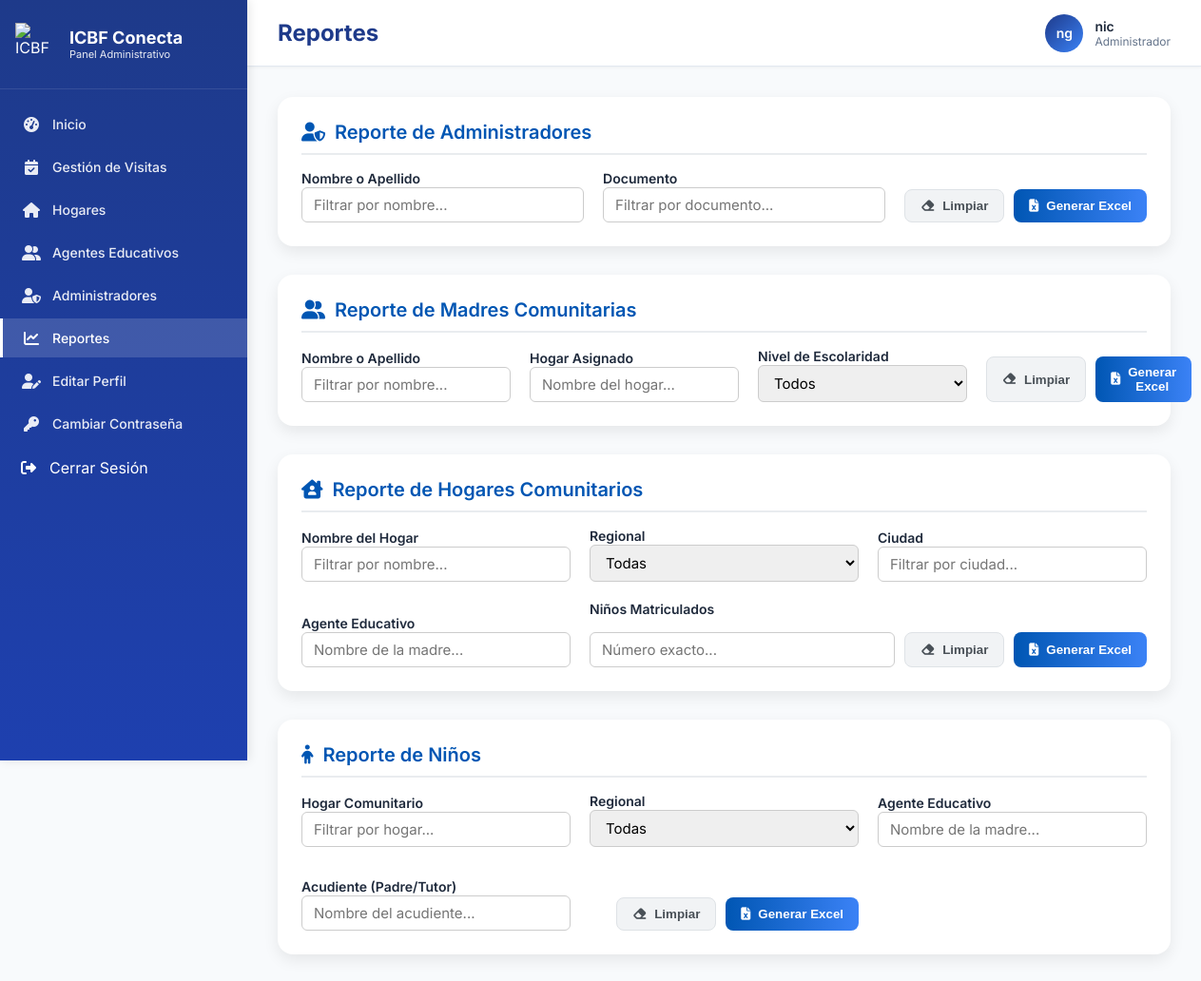
The app's page /dashboard/admin/reportes/ (signed in) with its own data.
### core/models.py (models this page shows, shortened)
class Usuario(AbstractUser):
    TIPO_DOCUMENTO_CHOICES = [
        ('CC', 'Cédula de ciudadanía'),
        ('TI', 'Tarjeta de identidad'),
        ('CE', 'Cédula de extranjería'),
        ('PA', 'Pasaporte'),
    ]
    SEXO_CHOICES = [
        ('M', 'Masculino'),
        ('F', 'Femenino'),
        ('O', 'Otro'),
    ]
    username = None
    tipo_documento = models.CharField(max_length=5, choices=TIPO_DOCUMENTO_CHOICES, default='CC')
    documento = models.BigIntegerField(unique=True)
    nombres = models.CharField(max_length=50)
    apellidos = models.CharField(max_length=50)
    correo = models.EmailField(max_length=100, unique=True)
    sexo = models.CharField(max_length=1, choices=SEXO_CHOICES, default='F')
    departamento_residencia = models.ForeignKey(Departamento, on_delete=models.SET_NULL, null=True, blank=True, related_name='residentes')
    ciudad_residencia = models.ForeignKey(Municipio, on_delete=models.SET_NULL, null=True, blank=True, related_name='residentes')
    localidad_bogota = models.ForeignKey(LocalidadBogota, on_delete=models.SET_NULL, null=True, blank=True, related_name='residentes',
                                         help_text='Solo aplica si vive en Bogotá D.C.')
    direccion = models.CharField(max_length=100, null=True, blank=True)
    barrio = models.CharField(max_length=100, null=True, blank=True)
    telefono = models.CharField(max_length=20, null=True, blank=True)
    nivel_educativo = models.CharField(max_length=50, null=True, blank=True)
    rol = models.ForeignKey(Rol, on_delete=models.PROTECT, null=True)
    foto_admin = models.ImageField(upload_to=admin_upload_path, null=True, blank=True)
    fecha_creacion = models.DateTimeField(auto_now_add=True)
    fecha_actualizacion = models.DateTimeField(auto_now=True)
    EMAIL_FIELD = 'correo'
    USERNAME_FIELD = 'documento'
    REQUIRED_FIELDS = ['nombres', 'apellidos', 'correo', 'tipo_documento']
    objects = CustomUserManager()
    class Meta:
        db_table = 'usuarios'

### core/views.py (the view)
# urls.py: path('dashboard/admin/reportes/', views.admin_reportes, name='admin_reportes'),
@login_required
@rol_requerido('administrador')
def admin_reportes(request):
    context = {
        'regionales_filtro': Regional.objects.all().order_by('nombre'),
        'escolaridad_choices': MadreComunitaria.NIVEL_ESCOLARIDAD_CHOICES
    }
    return render(request, 'admin/reportes.html', context)

### core/views.py (called while the page is built)
def rol_requerido(nombre_rol):
    def decorator(view_func):
        @wraps(view_func)
        def _wrapped_view(request, *args, **kwargs):
            if not request.user.is_authenticated or not hasattr(request.user, 'rol') or request.user.rol.nombre_rol != nombre_rol:
                messages.error(request, 'Acceso denegado. No tienes los permisos necesarios.')
                return redirect('home')  # Redirigir a una página de inicio o de error
            return view_func(request, *args, **kwargs)
        return _wrapped_view
    return decorator

### templates/admin/reportes.html (shortened to what this page needs)
{% load static %}
<!DOCTYPE html>
<head>
  <link rel="stylesheet" href="https://cdnjs.cloudflare.com/ajax/libs/font-awesome/6.5.0/css/all.min.css"/>
</head>
<body>
  <aside class="sidebar">
    <div class="sidebar-header">
      <a href="{% url 'home' %}" class="sidebar-logo">
        <img src="{% static 'img/logoSinFondo.png' %}" alt="ICBF">
        <div class="sidebar-logo-text">
          <h2>ICBF Conecta</h2>
          <p>Panel Administrativo</p>
        </div>
      </a>
    </div>
    <nav class="sidebar-nav">
      <div class="nav-item">
        <a href="{% url 'dashboard_admin' %}" class="nav-link">
          <i class="fas fa-tachometer-alt"></i>
          <span>Inicio</span>
        </a>
      </div>
      <div class="nav-item">
        <a href="{% url 'hogares_dashboard' %}" class="nav-link">
          <i class="fas fa-calendar-check"></i>
          <span>Gestión de Visitas</span>
        </a>
      </div>
      <div class="nav-item">
        <a href="{% url 'listar_hogares' %}" class="nav-link">
          <i class="fas fa-home"></i>
          <span>Hogares</span>
        </a>
      </div>
      <div class="nav-item">
        <a href="{% url 'listar_madres' %}" class="nav-link">
          <i class="fas fa-user-group"></i>
          <span>Agentes Educativos</span>
        </a>
      </div>
      <div class="nav-item">
        <a href="{% url 'listar_administradores' %}" class="nav-link">
          <i class="fas fa-user-shield"></i>
          <span>Administradores</span>
        </a>
      </div>
      <div class="nav-item">
        <a href="{% url 'admin_reportes' %}" class="nav-link active">
          <i class="fas fa-chart-line"></i>
          <span>Reportes</span>
        </a>
      </div>
      <div class="nav-item">
        <a href="{% url 'editar_perfil' %}" class="nav-link">
          <i class="fas fa-user-pen"></i>
          <span>Editar Perfil</span>
        </a>
      </div>
      <div class="nav-item">
        <a href="{% url 'cambiar_contrasena' %}" class="nav-link">
          <i class="fas fa-key"></i>
          <span>Cambiar Contraseña</span>
        </a>
      </div>
      <div class="nav-item">
        <form method="post" action="{% url 'logout' %}" style="margin: 0;">
          <button type="submit" class="nav-link" style="background: none; border: none; width: 100%; text-align: left; cursor: pointer; font: inherit; color: white; padding: 12px 20px; display: flex; align-items: center; gap: 12px; transition: all 0.2s;">
            <i class="fas fa-sign-out-alt"></i>
            <span>Cerrar Sesión</span>
          </button>
        </form>
      </div>
    </nav>
  </aside>
  <main class="main-content">
    <div class="topbar">
      <div class="topbar-left">
        <h1>Reportes</h1>
      </div>
      <div class="topbar-right">
        <div class="user-menu">
          <div class="user-avatar">
            {{ request.user.nombres.0 }}{{ request.user.apellidos.0 }}
          </div>
          <div>
            <div style="font-weight: 600; font-size: 14px;">{{ request.user.nombres }}</div>
            <div style="font-size: 12px; color: var(--text-light);">Administrador</div>
          </div>
        </div>
      </div>
    </div>
    <div class="content-wrapper">
    <div class="report-builder">
      <div class="report-section">
        <h3><i class="fa-solid fa-user-shield" style="margin-right: 10px;"></i>Reporte de Administradores</h3>
        <form action="{% url 'reporte_administradores_excel' %}" method="get">
          <div class="form-group">
            <label for="admin_nombre">Nombre o Apellido</label>
            <input type="text" name="nombre" id="admin_nombre" placeholder="Filtrar por nombre...">
          </div>
          <div class="form-group">
            <label for="admin_documento">Documento</label>
            <input type="text" name="documento" id="admin_documento" placeholder="Filtrar por documento...">
          </div>
          <div class="form-actions">
            <button type="reset" class="btn-limpiar"><i class="fa-solid fa-eraser"></i> Limpiar</button>
            <button type="submit" class="btn-reporte"><i class="fa-solid fa-file-excel"></i> Generar Excel</button>
          </div>
        </form>
      </div>
      <div class="report-section">
        <h3><i class="fa-solid fa-user-group" style="margin-right: 10px;"></i>Reporte de Madres Comunitarias</h3>
        <form action="{% url 'reporte_madres_excel' %}" method="get">
          <div class="form-group">
            <label for="madre_nombre">Nombre o Apellido</label>
            <input type="text" name="nombre" id="madre_nombre" placeholder="Filtrar por nombre...">
          </div>
          <div class="form-group">
            <label for="madre_hogar_asignado">Hogar Asignado</label>
            <input type="text" name="hogar_asignado" id="madre_hogar_asignado" placeholder="Nombre del hogar...">
          </div>
          <div class="form-group">
            <label for="madre_escolaridad">Nivel de Escolaridad</label>
            <select name="escolaridad" id="madre_escolaridad">
              <option value="">Todos</option>
            </select>
          </div>
          <div class="form-actions">
            <button type="reset" class="btn-limpiar"><i class="fa-solid fa-eraser"></i> Limpiar</button>
            <button type="submit" class="btn-reporte"><i class="fa-solid fa-file-excel"></i> Generar Excel</button>
          </div>
        </form>
      </div>
      <div class="report-section">
        <h3><i class="fa-solid fa-house-chimney-user" style="margin-right: 10px;"></i>Reporte de Hogares Comunitarios</h3>
        <form action="{% url 'reporte_hogares_excel' %}" method="get">
          <div class="form-group">
            <label for="hogar_nombre">Nombre del Hogar</label>
            <input type="text" name="nombre_hogar" id="hogar_nombre" placeholder="Filtrar por nombre...">
          </div>
          <div class="form-group">
            <label for="hogar_regional">Regional</label>
            <select name="regional" id="hogar_regional">
              <option value="">Todas</option>
            </select>
          </div>
          <div class="form-group">
            <label for="hogar_ciudad">Ciudad</label>
            <input type="text" name="ciudad" id="hogar_ciudad" placeholder="Filtrar por ciudad...">
          </div>
          <div class="form-group">
            <label for="hogar_madre_comunitaria">Agente Educativo</label>
            <input type="text" name="madre_comunitaria" id="hogar_madre_comunitaria" placeholder="Nombre de la madre...">
          </div>
          <div class="form-group form-group-span-2" style="display: flex; flex-direction: column; justify-content: flex-end; grid-column: span 2;">
            <label for="hogar_ninos_matriculados">Niños Matriculados</label>
            <div style="display: flex; gap: 10px;">
              <input type="number" name="ninos_matriculados" id="hogar_ninos_matriculados" placeholder="Número exacto..." style="flex: 1;">
              <button type="reset" class="btn-limpiar"><i class="fa-solid fa-eraser"></i> Limpiar</button>
              <button type="submit" class="btn-reporte"><i class="fa-solid fa-file-excel"></i> Generar Excel</button>
            </div>
          </div>
        </form>
      </div>
      <div class="report-section">
        <h3><i class="fa-solid fa-child" style="margin-right: 10px;"></i>Reporte de Niños</h3>
        <form action="{% url 'reporte_ninos_excel' %}" method="get">
          <div class="form-group">
            <label for="nino_hogar">Hogar Comunitario</label>
            <input type="text" name="hogar" id="nino_hogar" placeholder="Filtrar por hogar...">
          </div>
          <div class="form-group">
            <label for="nino_regional">Regional</label>
            <select name="regional" id="nino_regional">
              <option value="">Todas</option>
            </select>
          </div>
          <div class="form-group">
            <label for="nino_madre">Agente Educativo</label>
            <input type="text" name="madre" id="nino_madre" placeholder="Nombre de la madre...">
          </div>
          <div class="form-group">
            <label for="nino_padre">Acudiente (Padre/Tutor)</label>
            <input type="text" name="padre" id="nino_padre" placeholder="Nombre del acudiente...">
          </div>
          <div class="form-group" style="display: flex; flex-direction: column; justify-content: flex-end;">
            <div class="form-actions" style="grid-column: auto;">
              <button type="reset" class="btn-limpiar"><i class="fa-solid fa-eraser"></i> Limpiar</button>
              <button type="submit" class="btn-reporte"><i class="fa-solid fa-file-excel"></i> Generar Excel</button>
            </div>
          </div>
        </form>
      </div>
    </div>
    </div>
  </main>
</html>

### templates/admin/reportes.html (style rules this page uses)
* { box-sizing: border-box; margin: 0; padding: 0; }
body { font-family: "Inter", sans-serif; background-color: var(--light); color: var(--text); min-height: 100vh; }
.sidebar { position: fixed; top: 0; left: 0; width: var(--sidebar-width); height: 100vh; background: linear-gradient(180deg, var(--primary) 0%, #1e40af 100%); color: white; display: flex; flex-direction: column; z-index: 1000; box-shadow: 2px 0 10px rgba(0,0,0,0.1); }
.sidebar-header { padding: 1.5rem 1rem; border-bottom: 1px solid rgba(255,255,255,0.1); }
.sidebar-logo { display: flex; align-items: center; gap: 12px; text-decoration: none; color: white; }
.sidebar-logo img { width: 45px; height: 45px; object-fit: contain; }
.sidebar-logo-text h2 { font-size: 18px; font-weight: 700; margin: 0; }
.sidebar-logo-text p { font-size: 11px; opacity: 0.9; margin: 0; }
.sidebar-nav { flex: 1; padding: 1rem 0; overflow-y: auto; }
.nav-item { margin-bottom: 0.25rem; }
.nav-link { display: flex; align-items: center; gap: 12px; padding: 12px 20px; color: rgba(255,255,255,0.9); text-decoration: none; transition: all 0.2s; font-size: 14px; font-weight: 500; border-left: 3px solid transparent; }
.nav-link.active { background: rgba(255,255,255,0.15); border-left-color: white; color: white; }
.nav-link i { width: 20px; text-align: center; font-size: 16px; }
.main-content { margin-left: var(--sidebar-width); min-height: 100vh; display: flex; flex-direction: column; }
.topbar { height: var(--topbar-height); background: white; border-bottom: 1px solid var(--border); display: flex; align-items: center; justify-content: space-between; padding: 0 2rem; position: sticky; top: 0; z-index: 100; box-shadow: 0 1px 3px rgba(0,0,0,0.05); }
.topbar-left h1 { font-size: 24px; font-weight: 700; color: var(--primary); margin: 0; }
.topbar-right { display: flex; align-items: center; gap: 1.5rem; }
.user-menu { display: flex; align-items: center; gap: 12px; }
.user-avatar { width: 40px; height: 40px; border-radius: 50%; background: linear-gradient(135deg, var(--primary), var(--primary-light)); color: white; display: flex; align-items: center; justify-content: center; font-weight: 600; font-size: 14px; }
.content-wrapper { flex: 1; padding: 2rem; }
.report-builder { display: flex; flex-direction: column; gap: 30px; }
.report-section { background-color: white; border-radius: 16px; box-shadow: 0 6px 16px rgba(0,0,0,0.08); transition: transform 0.3s ease, box-shadow 0.3s ease; cursor: pointer; padding: 25px; }
.report-section h3 { font-size: 20px; font-weight: 600; border-bottom: 2px solid #e9ecef; padding-bottom: 10px; color: #0056b3; margin-bottom: 14px; }
.report-section form { display: grid; grid-template-columns: repeat(auto-fit, minmax(220px, 1fr)); gap: 20px; align-items: flex-end; }
.form-group label { font-weight: 600; margin-bottom: 8px; font-size: 14px; margin-bottom: 16px; }
.form-group input, .form-group select { padding: 8px 12px; width: 100%; border-radius: 6px; border: 1px solid #ccc; font-family: "Inter", sans-serif; font-size: 15px; }
.form-actions { grid-column: -1; display: flex; gap: 10px; justify-content: flex-end; }
.btn-limpiar { text-decoration: none; color: #495057; background-color: #f1f3f5; padding: 9px 16px; border-radius: 8px; font-weight: 600; transition: background-color 0.3s ease; border: 1px solid #dee2e6; display: inline-flex; align-items: center; gap: 8px; cursor: pointer; }
.btn-reporte { text-decoration: none; color: white; background: linear-gradient(90deg, #0056b3, var(--primary-light)); padding: 9px 16px; border-radius: 8px; font-weight: 600; transition: opacity 0.3s ease; display: inline-block; border: none; display: inline-flex; align-items: center; gap: 8px; }

### records on screen
Usuario: user.nombres.0 "n", user.apellidos.0 "g", user.nombres "nic"
